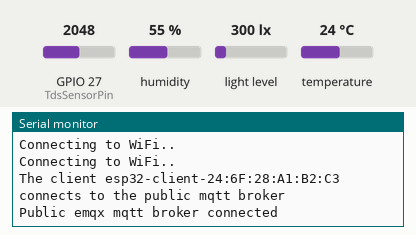
The sketch below on a simulated ESP32. On the bench: the last lines printed to the serial monitor. The test bench sets the inputs (shaded band); at power-on: humidity 55 %, light level 300 lx, temperature 24 °C, GPIO 27 (TdsSensorPin) = 2048. WiFi joins after 1.5 s; servers stay silent unless stated; no MQTT or app messages arrive unless stated.

Above: at 2.7 s.
2.8 s: humidity set to 22 %
At 7.6 s:
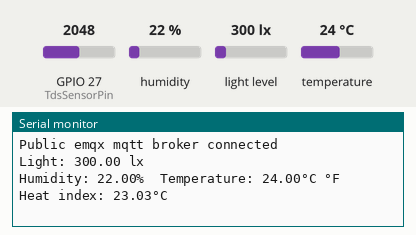
10.3 s: light level set to 40 lx
At 12.4 s:
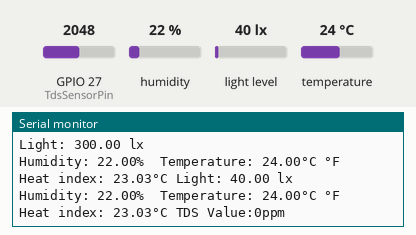
18.1 s: temperature set to 12 °C
At 22.1 s:
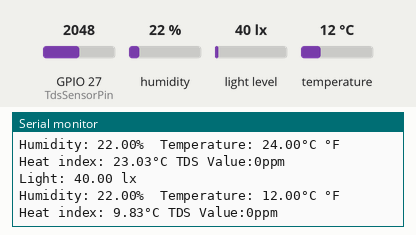
25.6 s: light level set to 500 lx
At 27.4 s:
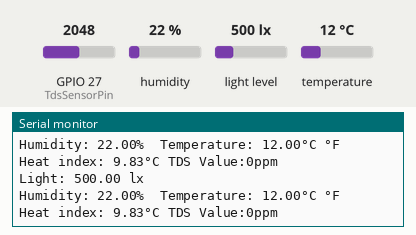
33.1 s: humidity set to 40 %
At 38.2 s:
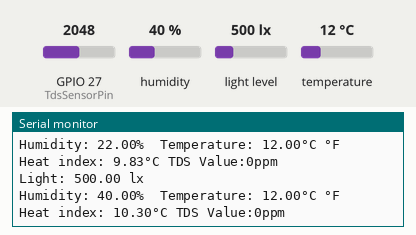
Timing chart, 0 to 39.7 s (numbered marks = the images above; inputs shaded):
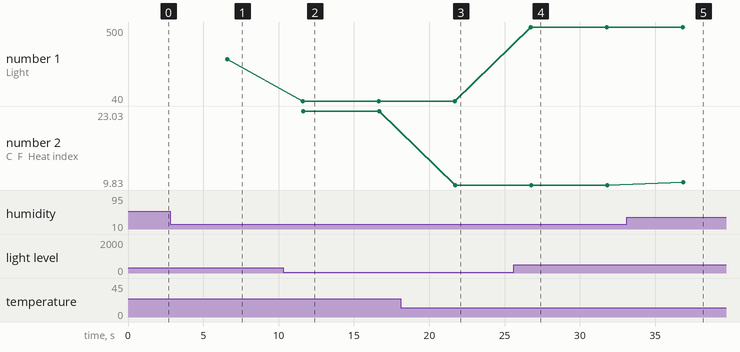

Measured:
- after the input at 2.8 s, the serial monitor: prints a new line after 3.8 s (image 1)
- after the input at 10.3 s, the serial monitor: prints a new line after 1.3 s (image 2)
- after the input at 18.1 s, the serial monitor: prints a new line after 3.6 s (image 3)
- after the input at 25.6 s, the serial monitor: prints a new line after 1.1 s (image 4)
- after the input at 33.1 s, the serial monitor: prints a new line after 3.8 s (image 5)
- plotted number 1: 300 → 40 after the input at 10.3 s, 40 → 500 after the input at 25.6 s
- plotted number 2: 23.03 → 9.83 after the input at 18.1 s, 9.83 → 10.3 after the input at 33.1 s

The sketch:

code.ino
```cpp
//LightMeter
#include <Wire.h>
#include <BH1750.h>
BH1750 lightMeter;

//Temperature and Humedity
#include "DHT.h"
#define DHTPIN 23
#define DHTTYPE DHT11
DHT dht(DHTPIN, DHTTYPE);

//TSD
#define TdsSensorPin 27
#define VREF 5.0
#define SCOUNT  30
int analogBuffer[SCOUNT];
int analogBufferTemp[SCOUNT];
int analogBufferIndex = 0,copyIndex = 0;
float averageVoltage = 0,tdsValue = 0,temperature = 25;

//MQTT
#include <WiFi.h>
#include <PubSubClient.h>

// WiFi
const char *ssid = "PEZET-2.4G";
const char *password = "reb21&ma30";

// MQTT Broker
const char *mqtt_broker = "192.168.18.203";
const char *topic = "measures/topic";
const char *mqtt_username = "pi";
const char *mqtt_password = "raspberry";
const int mqtt_port = 1883;

WiFiClient espClient;
PubSubClient client(espClient);


void setup(){
  Serial.begin(9600);

  //LightMeter
  Wire.begin();
  lightMeter.begin();
  Serial.println(F("BH1750 Test begin"));

  //Temperature and Humedity
  dht.begin();

  //TSD
  pinMode(TdsSensorPin,INPUT);

  //MQTT
  WiFi.begin(ssid, password);
  while (WiFi.status() != WL_CONNECTED) {
      delay(500);
      Serial.println("Connecting to WiFi..");
  }
  client.setServer(mqtt_broker, mqtt_port);
  client.setCallback(callback);

  while (!client.connected()) {
      String client_id = "esp32-client-";
      client_id += String(WiFi.macAddress());
      Serial.printf("The client %s connects to the public mqtt broker\n", client_id.c_str());
      if (client.connect(client_id.c_str(), mqtt_username, mqtt_password)) {
          Serial.println("Public emqx mqtt broker connected");
      } else {
          Serial.print("failed with state ");
          Serial.print(client.state());
          delay(2000);
      }
  }
}

void loop() {
  delay(5000);
  //Light Meter
  float lux = lightMeter.readLightLevel();
  Serial.print("Light: ");
  Serial.print(lux);
  Serial.println(" lx");

  //Temperature and Humedity
  float h = dht.readHumidity();
  float t = dht.readTemperature();
  if (isnan(h) || isnan(t)) {
    Serial.println(F("Failed to read from DHT sensor!"));
    return;
  }
  float hic = dht.computeHeatIndex(t, h, false);
  Serial.print(F("Humidity: "));
  Serial.print(h);
  Serial.print(F("%  Temperature: "));
  Serial.print(t);
  Serial.print(F("°C "));
  Serial.print(F("°F  Heat index: "));
  Serial.print(hic);
  Serial.print(F("°C "));

  //TSD
  loop_tds();

  //MQTT
  //"Humidity = " + String(h) + " & " + "Temperature = " + String(t) + "& " + "Light = " + String(lux) + " lx";
  String msg = "{\"humidity\":" + String(h) + ",\"temperature\":" + String(t) + ",\"light\":" + String(lux) + ",\"tsd\":" + String(tdsValue) + "}";
  client.publish(topic, msg.c_str());
  client.subscribe(topic);
}

void loop_tds(){
   static unsigned long analogSampleTimepoint = millis();
   if(millis()-analogSampleTimepoint > 40U)     //every 40 milliseconds,read the analog value from the ADC
   {
     analogSampleTimepoint = millis();
     analogBuffer[analogBufferIndex] = analogRead(TdsSensorPin);    //read the analog value and store into the buffer
     analogBufferIndex++;
     if(analogBufferIndex == SCOUNT)
         analogBufferIndex = 0;
   }
   static unsigned long printTimepoint = millis();
   if(millis()-printTimepoint > 800U)
   {
      printTimepoint = millis();
      for(copyIndex=0;copyIndex<SCOUNT;copyIndex++)
        analogBufferTemp[copyIndex]= analogBuffer[copyIndex];
      averageVoltage = getMedianNum(analogBufferTemp,SCOUNT) * (float)VREF / 1024.0; // read the analog value more stable by the median filtering algorithm, and convert to voltage value
      float compensationCoefficient=1.0+0.02*(temperature-25.0);    //temperature compensation formula: fFinalResult(25^C) = fFinalResult(current)/(1.0+0.02*(fTP-25.0));
      float compensationVolatge=averageVoltage/compensationCoefficient;  //temperature compensation
      tdsValue=(133.42*compensationVolatge*compensationVolatge*compensationVolatge - 255.86*compensationVolatge*compensationVolatge + 857.39*compensationVolatge)*0.5; //convert voltage value to tds value
      //Serial.print("voltage:");
      //Serial.print(averageVoltage,2);
      //Serial.print("V   ");
      Serial.print("TDS Value:");
      Serial.print(tdsValue,0);
      Serial.println("ppm");
   }
}

int getMedianNum(int bArray[], int iFilterLen)
{
      int bTab[iFilterLen];
      for (byte i = 0; i<iFilterLen; i++)
      bTab[i] = bArray[i];
      int i, j, bTemp;
      for (j = 0; j < iFilterLen - 1; j++)
      {
      for (i = 0; i < iFilterLen - j - 1; i++)
          {
        if (bTab[i] > bTab[i + 1])
            {
        bTemp = bTab[i];
            bTab[i] = bTab[i + 1];
        bTab[i + 1] = bTemp;
         }
      }
      }
      if ((iFilterLen & 1) > 0)
    bTemp = bTab[(iFilterLen - 1) / 2];
      else
    bTemp = (bTab[iFilterLen / 2] + bTab[iFilterLen / 2 - 1]) / 2;
      return bTemp;
}

void callback(char *topic, byte *payload, unsigned int length) {
    Serial.print("Message arrived in topic: ");
    Serial.println(topic);
    Serial.print("Message:");
    for (int i = 0; i < length; i++) {
        Serial.print((char) payload[i]);
    }
    Serial.println();
    Serial.println("-----------------------");
}
```
